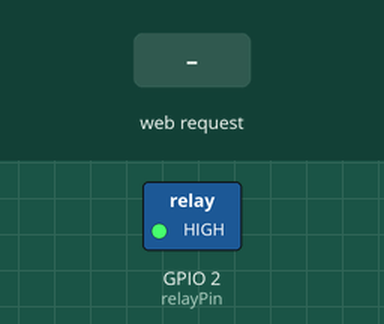
Simulated run of this sketch. Board: ESP32. Parts: switched loads named in the sketch (green lamp = pin HIGH). Inputs (shaded band) come from the test bench. WiFi joins after 1.5 s; servers stay silent unless stated; what the sketch prints to the serial monitor is not drawn.

Above: at 3.2 s.
3.3 s: HTTP request GET /ligar received
At 4.5 s:
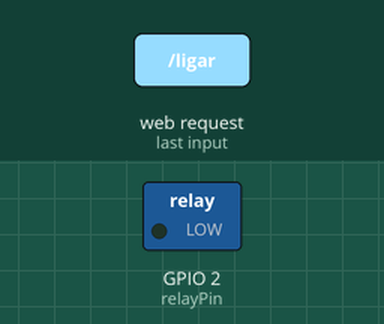
4.8 s: HTTP request GET /desligar received
At 5.9 s:
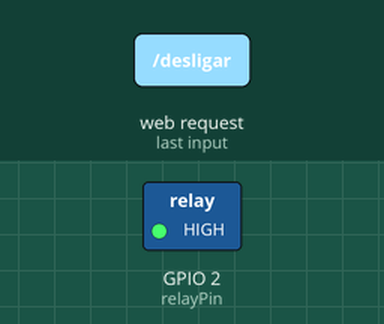
Timing chart, 0 to 7.8 s (numbered marks = the images above; inputs shaded):
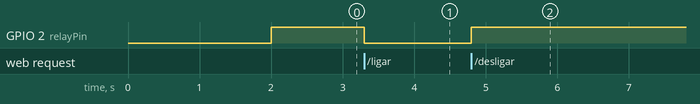

The sketch:

controleDeLampadaPelaLocalhost.ino
```cpp
#include <WiFi.h>
#include <WebServer.h>

const char *ssid = "RCT";
const char *password = "98197313";

WebServer server(80);

const int relayPin = 2;

void setup() {
  Serial.begin(115200);

  WiFi.begin(ssid, password);
  while (WiFi.status() != WL_CONNECTED) {
    delay(1000);
    Serial.println("Conectando ao WiFi...");
  }
  Serial.println("Conectado ao WiFi");

  Serial.print("Endereço IP: ");
  Serial.println(WiFi.localIP());

  pinMode(relayPin, OUTPUT);
  digitalWrite(relayPin, HIGH);

  server.on("/", HTTP_GET, handleRoot);
  server.on("/ligar", HTTP_GET, handleLigar);
  server.on("/desligar", HTTP_GET, handleDesligar);

  server.begin();
}

void loop() {
  server.handleClient();
}

void handleRoot() {
  server.send(200, "text/html", "<h1>controle de lâmpada</h1><p><a href='/ligar'>Ligar</a></p><p><a href='/desligar'>Desligar</a></p>");
}

//trocar para em vez de trocar de pág o resultado ser exibido na mesma pág e adicionar mais um controle
void handleLigar() {
  digitalWrite(relayPin, LOW);
 server.send(200, "text/plain", "Relé ligado");
}

void handleDesligar() {
  digitalWrite(relayPin, HIGH);
  server.send(200, "text/plain", "Relé desligado");
}
```

Measured:
- after the input at 3.3 s, GPIO 2 (relayPin): HIGH → LOW at once
- after the input at 4.8 s, GPIO 2 (relayPin): LOW → HIGH at once
